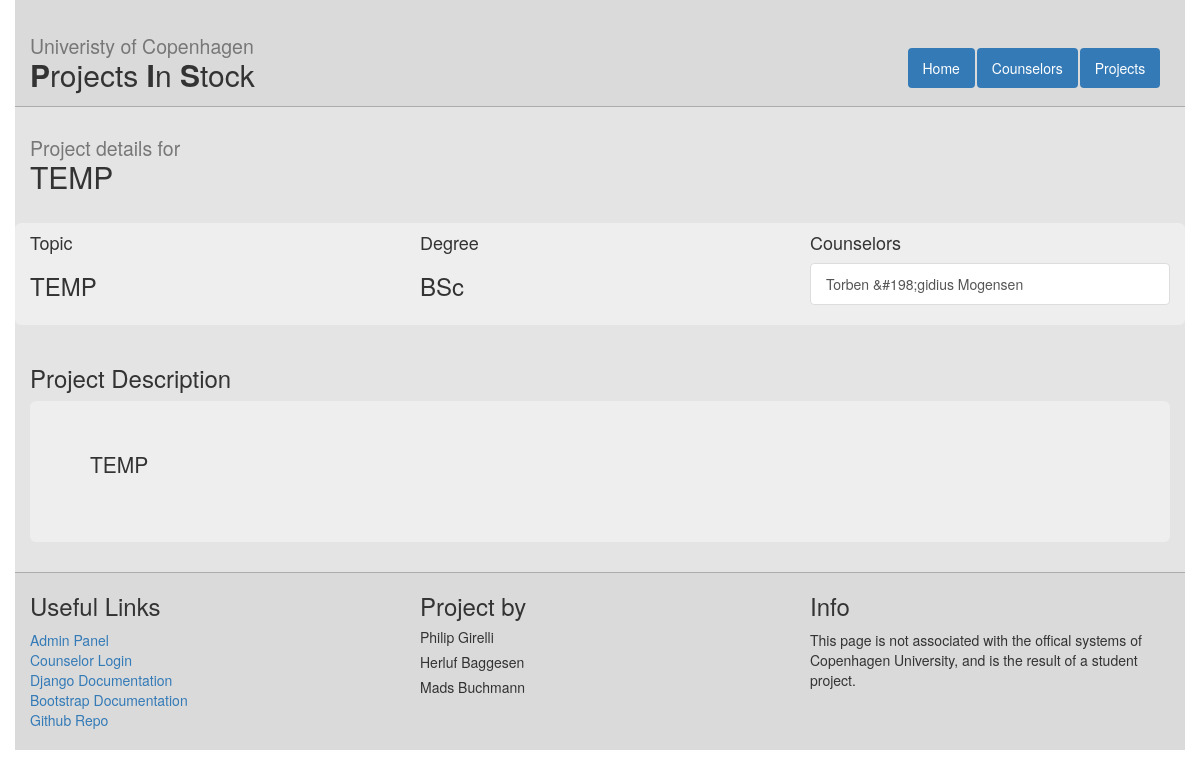
/projects/1/, run on the app's committed database.
### web/models.py (models this page shows, shortened)
class Project(models.Model):
    title = models.CharField(max_length = 120) #120 is up for discussion
    description = models.TextField()
    timestamp = models.DateTimeField(auto_now = False, auto_now_add = True)
    degree_choices = (('BSc','Bachelor'),('MS','Masters'))
    degree = models.CharField(max_length = 5, choices = degree_choices, default='BSc')
    topic = models.CharField(max_length = 120) #120 is up for discussion

class Counselor(models.Model):
    readonly_fields=('account_id',)
    name = models.CharField(max_length=255)
    email = models.EmailField()
    study_area = models.CharField(max_length=255)
    office = models.CharField(max_length=255)
    projects = models.ManyToManyField(Project)
    url = models.URLField(default="NOURL")
    account_id = models.IntegerField(default=-1)

### web/views.py (the view)
# urls.py: url(r'^projects/(?P<project_id>[0-9]+)/$', views.project_detail, name='project_detail'),
def project_detail(request, project_id):
    proj = get_object_or_404(Project, id=project_id)
    context = {
        'project': proj
    }
    return render(request, 'web/project_detail.html', context)

### web/templates/web/project_detail.html
{%extends "web/master.html" %}
{% block content%}
  <h2><small>Project details for</small> <br />{{ project.title }}</h2>
<br />
  <div class="row info-box">
  <div class="col-md-4">
    <h4>Topic</h4>
    <h3>{{ project.topic }}</h3>
  </div>
  <div class="col-md-4">
    <h4>Degree</h4>
    <h3>{{ project.degree }}</h3>
  </div>
  <div class="col-md-4">
    <h4>Counselors</h4>
      <div class="list-group">
      {% for c in project.counselor_set.all %}
        <a class="list-group-item" href="{% url 'counselor_detail' c.id %}">{{ c.name }}</a>
      {% endfor %}
    </div>
  </div>
  </div>
  <br />
  <h3>Project Description</h3>
  <div class="jumbotron">
  <p>{{ project.description }}</p>
  </div>
{%endblock%}

### web/static/web/style.css (style rules this page uses)
html, body { height : 100%; }
.info-box { background-color : #eee; border-radius: 6px; }

### data on the page
Project: title "TEMP", topic "TEMP", degree "BSc", description "TEMP"
Counselor: name "Torben &#198;gidius Mogensen"
